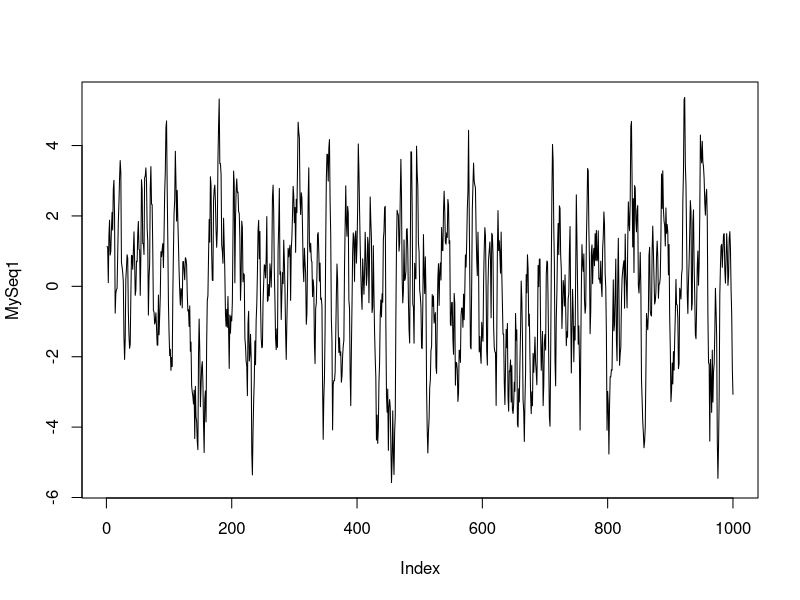
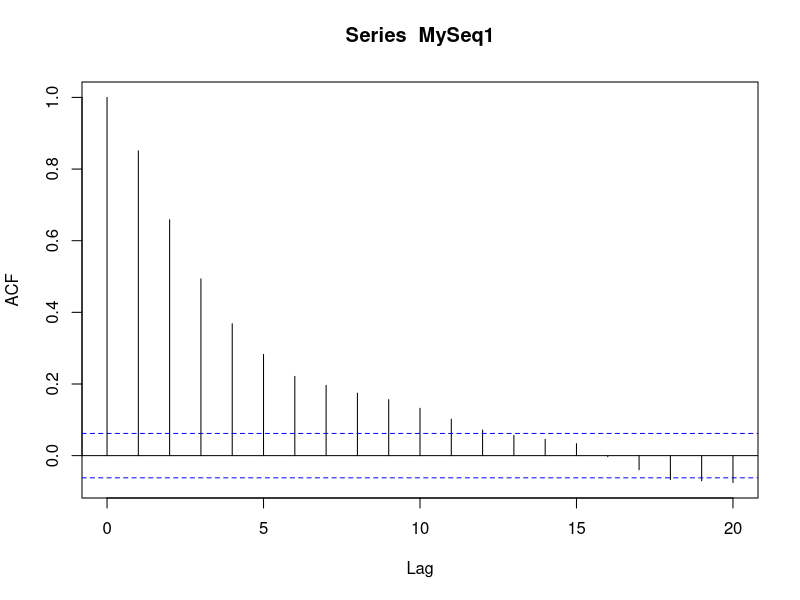
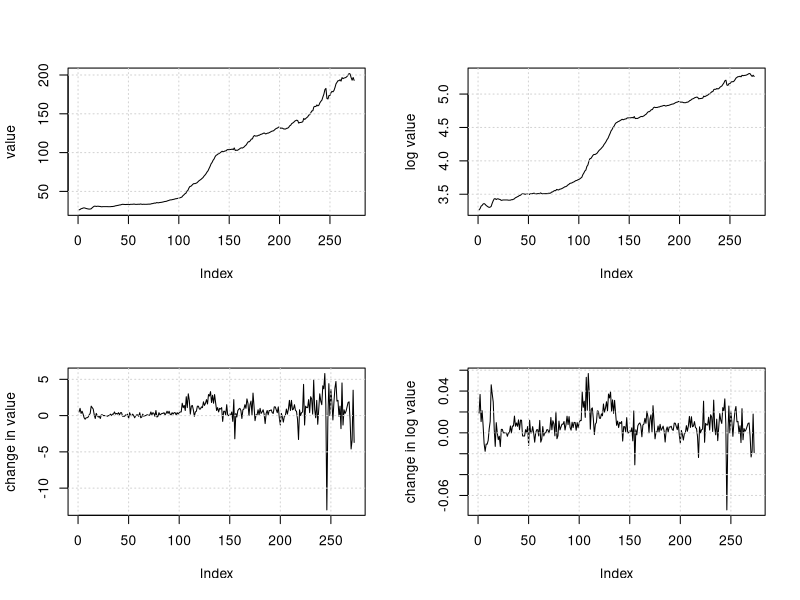
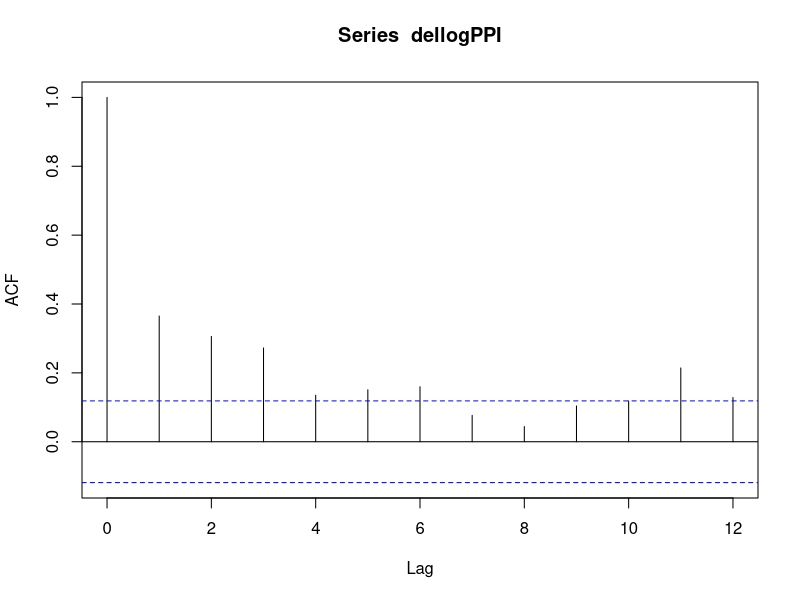
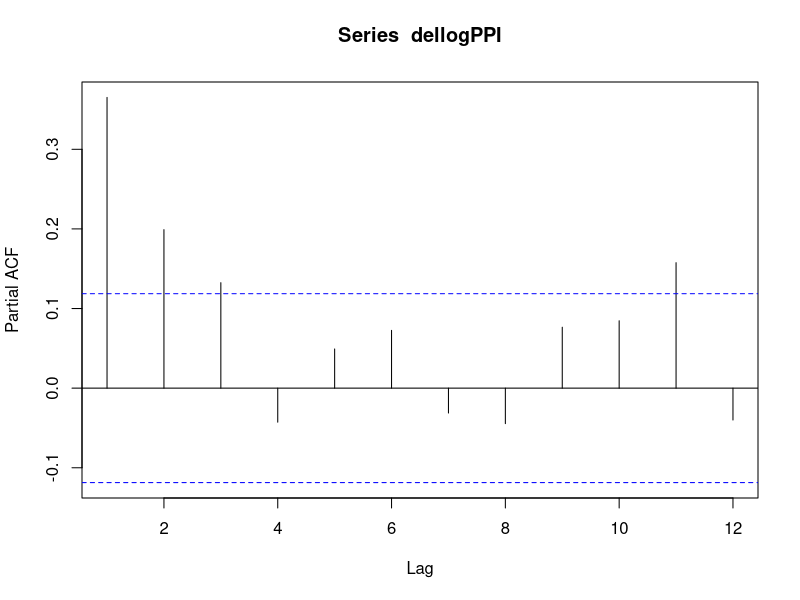
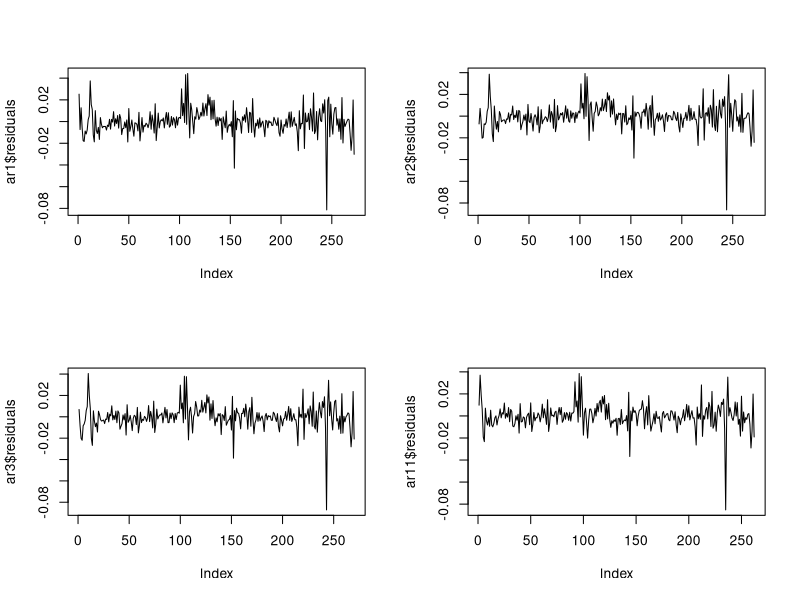
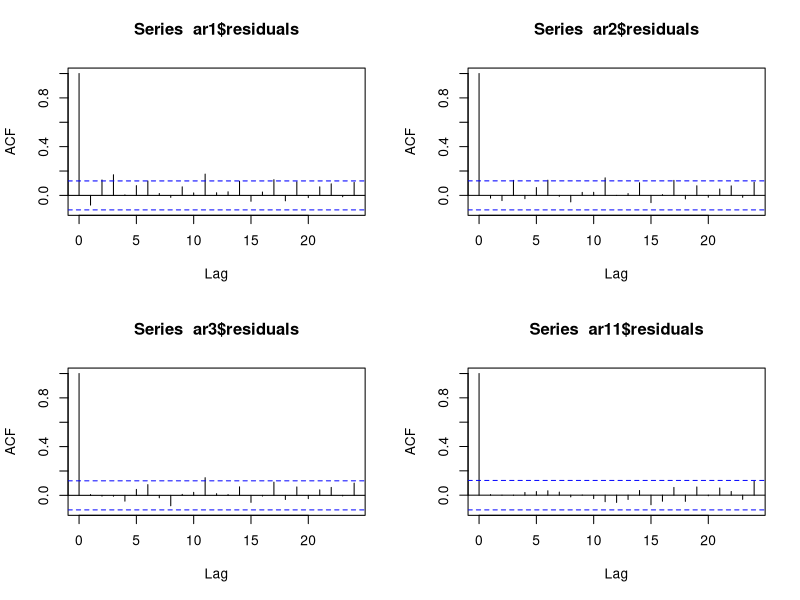

These figures' R source, in order:
## ---- chunk 1
set.seed(1)
b0 = 0
b1.1 = 1.1
b2.1 = -0.25
WN1 = rnorm(1000, mean = 0, sd = 1)
MySeq1 = rnorm(2)
for (i in 3:1000){
  MySeq1 = append(MySeq1, b0+b1.1*MySeq1[i-1]+b2.1*MySeq1[i-2]+WN1[i])
}

plot(MySeq1, type = "l")
acf(MySeq1, lag.max = 20)
## ---- chunk 2
PPI = read.csv("PPIFGS.csv")
valPPI = PPI$VALUE
delPPI = diff(valPPI)
logPPI = log(valPPI)
dellogPPI = diff(log(valPPI))
par(mfrow = c(2,2))
plot(valPPI, type = "l", ylab = "value")
grid(nx = NULL, ny = NULL, col = "lightgray", lty = "dotted", lwd = par("lwd"), equilogs = TRUE)
plot(logPPI, type = "l", ylab = "log value")
grid(nx = NULL, ny = NULL, col = "lightgray", lty = "dotted", lwd = par("lwd"), equilogs = TRUE)
plot(delPPI, type = "l", ylab = "change in value")
grid(nx = NULL, ny = NULL, col = "lightgray", lty = "dotted", lwd = par("lwd"), equilogs = TRUE)
plot(dellogPPI, type = "l", ylab = "change in log value")
grid(nx = NULL, ny = NULL, col = "lightgray", lty = "dotted", lwd = par("lwd"), equilogs = TRUE)
## ---- chunk 3
par(mfrow = c(1,1))
acf(dellogPPI, lag.max = 12)
## ---- chunk 4
par(mfrow = c(1,1))
pacf(dellogPPI, lag.max = 12)
## ---- chunk 5
n = length(dellogPPI)
yt = dellogPPI

yt.lag1 = yt[1:(n-1)]
Y1 = yt[2:n]

ar1 = lm(Y1~yt.lag1)

yt.lag1 = yt[1:(n-2)]
yt.lag2 = yt[2:(n-1)]
Y2 = yt[3:n]

ar2 = lm(Y2~yt.lag1+yt.lag2)

yt.lag1 = yt[1:(n-3)]
yt.lag2 = yt[2:(n-2)]
yt.lag3 = yt[3:(n-1)]
Y3 = yt[4:n]

ar3 = lm(Y3~yt.lag1+yt.lag2+yt.lag3)

for (i in 1:11){
  assign(paste("yt.lag", i, sep = ""),
         yt[i:(n-(12-i))])
}
Y11 = yt[12:n]

ar11 = lm(Y11~yt.lag1+yt.lag2+yt.lag3+
            yt.lag4+yt.lag5+yt.lag6+
            yt.lag7+yt.lag8+yt.lag9+
            yt.lag10+yt.lag11)

ar1.coef = summary(ar1)
ar2.coef = summary(ar2)
ar3.coef = summary(ar3)
ar11.coef = summary(ar11)

1/polyroot(c(1,-ar1.coef$coefficients[2,1]))

1/polyroot(c(1,-ar2.coef$coefficients[2,1], -ar2.coef$coefficients[3,1]))

1/polyroot(c(1,-ar3.coef$coefficients[2,1],
           -ar3.coef$coefficients[3,1],
           -ar3.coef$coefficients[4,1]))

1/polyroot(c(11,-ar11.coef$coefficients[2,1],
           -ar11.coef$coefficients[3,1],
           -ar11.coef$coefficients[4,1],
           -ar11.coef$coefficients[5,1],
           -ar11.coef$coefficients[6,1],
           -ar11.coef$coefficients[7,1],
           -ar11.coef$coefficients[8,1],
           -ar11.coef$coefficients[9,1],
           -ar11.coef$coefficients[10,1],
           -ar11.coef$coefficients[11,1],
           -ar11.coef$coefficients[12,1]))

## ---- chunk 6
par(mfrow = c(2,2))
plot(ar1$residuals, type = "l")
plot(ar2$residuals, type = "l")
plot(ar3$residuals, type = "l")
plot(ar11$residuals, type = "l")

par(mfrow = c(2,2))
acf(ar1$residuals)
acf(ar2$residuals)
acf(ar3$residuals)
acf(ar11$residuals)
## ---- chunk 7
Box.test(ar1$residuals, lag = 8, type = "Ljung-Box")
Box.test(ar1$residuals, lag = 12, type = "Ljung-Box")

Box.test(ar2$residuals, lag = 8, type = "Ljung-Box")
Box.test(ar2$residuals, lag = 12, type = "Ljung-Box")

Box.test(ar3$residuals, lag = 8, type = "Ljung-Box")
Box.test(ar3$residuals, lag = 12, type = "Ljung-Box")

Box.test(ar11$residuals, lag = 8, type = "Ljung-Box")
Box.test(ar11$residuals, lag = 12, type = "Ljung-Box")

aic = c(AIC(ar1),AIC(ar2),AIC(ar3),AIC(ar11))
bic = c(BIC(ar1),BIC(ar2),BIC(ar3),BIC(ar11))
## ---- chunk 8
library(xts)
PPI = read.csv("PPIFGS.csv")
date = as.Date(as.vector(PPI$DATE))
PPI.xts = xts(PPI$VALUE, order.by = date)
PPI.sample = diff(log(as.vector(PPI.xts["/2005-10-01"])))
PPI.pred = diff(log(as.vector(PPI.xts["2005-10-01/"])))

ar3.test = ar(PPI.sample,order.max = 3, aic = F)
ar11.test = ar(PPI.sample,order.max = 11, aic = F)

n.sample = length(PPI.sample)
n.pred = length(PPI.pred)

pred3 = predict(ar3.test, n.ahead = 39)$pred
pred11 = predict(ar11.test, n.ahead = 39)$pred


v3 = sum((PPI.pred-pred3)^2)/n.pred
v11 = sum((PPI.pred-pred11)^2)/n.pred
c(v3,v11)

#rw---------------------
rw.sd = sqrt(var(PPI.sample))
monte = vector()
for (i in 1:1000)
{
  set.seed(i)
  rw.test = PPI.sample[n.sample]
  for (i in 1:n.pred){
    rw.test = append(rw.test, rw.test[i]+rnorm(1,0,rw.sd))
  }
  rw.v = sum((PPI.pred-rw.test[-1])^2)/n.pred
  monte = append(monte,rw.v)
}
mean(monte)
